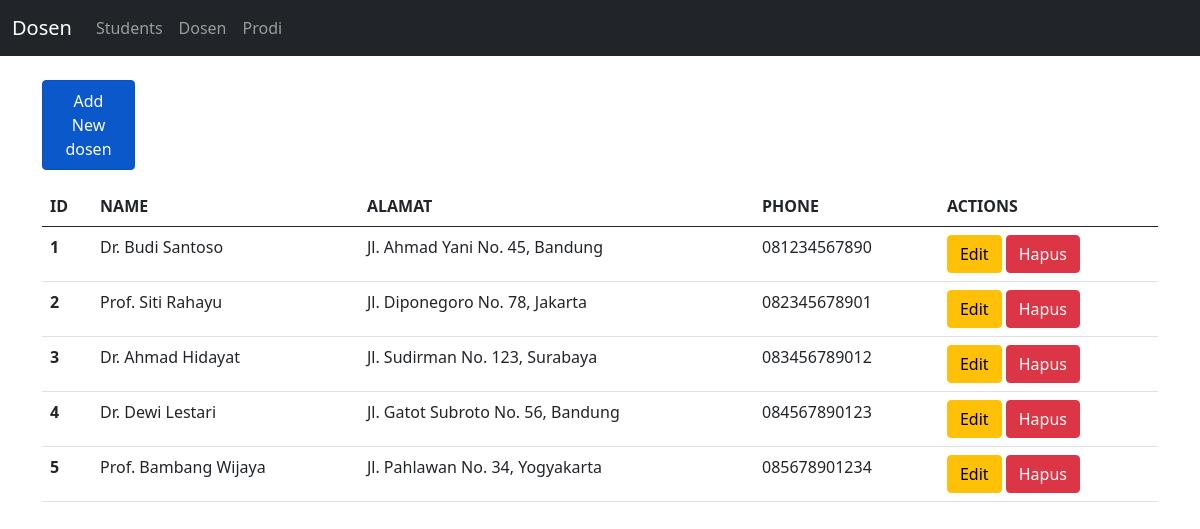
/MVC/dosen.php, run on the app's committed database.
### tables this page shows
CREATE TABLE `dosen`  (
  `id` int NOT NULL AUTO_INCREMENT,
  `nama` varchar(255) NOT NULL,
  `alamat` varchar(255) NOT NULL,
  `nomor_telepon` varchar(255) NOT NULL,
  PRIMARY KEY (`id`) USING BTREE
);

### MVC/controllers/Dosen.controller.php (called while the page is built, shortened)
<?php
include_once("views/dosen.view.php");
class DosenController
{
    private $dosen;
    function __construct()
    {
        $this->dosen = new Dosen(Conf::$db_host, Conf::$db_user, Conf::$db_pass, Conf::$db_name);
    }
    public function index()
    {
        $this->dosen->open();
        $this->dosen->getDosen();
        $data = array();
        while ($row = $this->dosen->getResult()) {
            array_push($data, $row);
        }
        $view = new DosenView();
        $view->render($data);
    }
}

### MVC/views/dosen.view.php (the view, shortened to what this page needs)
<?php
class DosenView
{
  public function render($data)
  {
    $tabel = null;
    $tabel .= "<tr>
    <th>ID</th>
    <th>NAME</th>
    <th>ALAMAT</th>
    <th>PHONE</th>
    <th>ACTIONS</th>
    </tr>";
    $no = 1;
    $dataDosen = null;
    foreach($data as $val){
      list($id, $nama, $alamat, $nomor_telepon) = $val;
      $dataDosen .= "<tr>
                <th scope='row'>" . $no++ . "</th>
                <td>" . $nama . "</td>
                <td>" . $alamat . "</td>
                <td>" . $nomor_telepon . "</td>
                <td>
                  <a href='dosen.php?edit_id=" . $id .  "' class='btn btn-warning''>Edit</a>
                  <a href='dosen.php?hapus=" . $id . "' class='btn btn-danger''>Hapus</a>
                </td>
              </tr>";
    }
    $sub_judul = null;
    $sub_judul .= "<a class='navbar-brand' href='dosen.php'>Dosen</a>";
    $new = null;
    $new .= "<a type='button' class='btn btn-primary nav-link active' href='prodi?create_dosen'>Add New dosen</a>";
  }
}

### data on the page
dosen: nama "Dr. Budi Santoso", alamat "Jl. Ahmad Yani No. 45, Bandung", nomor_telepon "081234567890"
dosen: nama "Prof. Siti Rahayu", alamat "Jl. Diponegoro No. 78, Jakarta", nomor_telepon "082345678901"
dosen: nama "Dr. Ahmad Hidayat", alamat "Jl. Sudirman No. 123, Surabaya", nomor_telepon "083456789012"
dosen: nama "Dr. Dewi Lestari", alamat "Jl. Gatot Subroto No. 56, Bandung", nomor_telepon "084567890123"
dosen: nama "Prof. Bambang Wijaya", alamat "Jl. Pahlawan No. 34, Yogyakarta", nomor_telepon "085678901234"

### other printed values
$this->content "Students Dosen Prodi"
